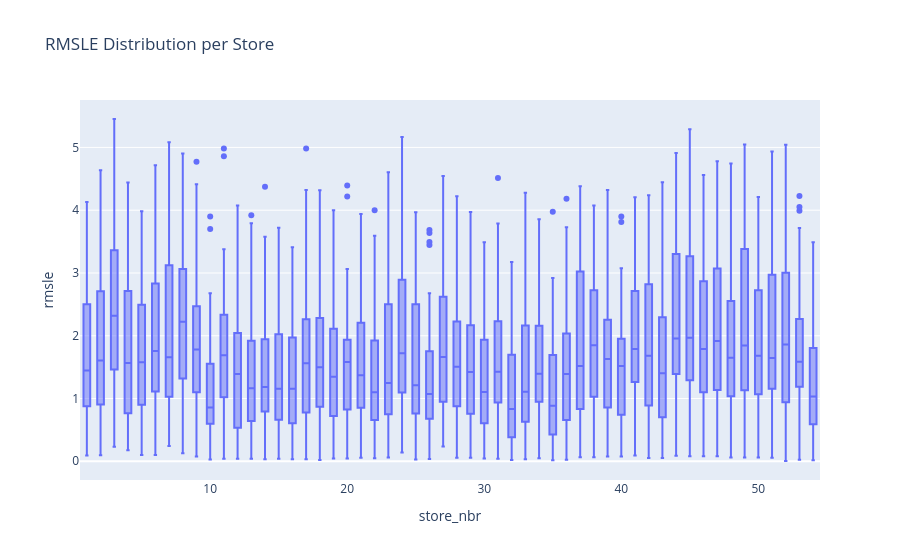
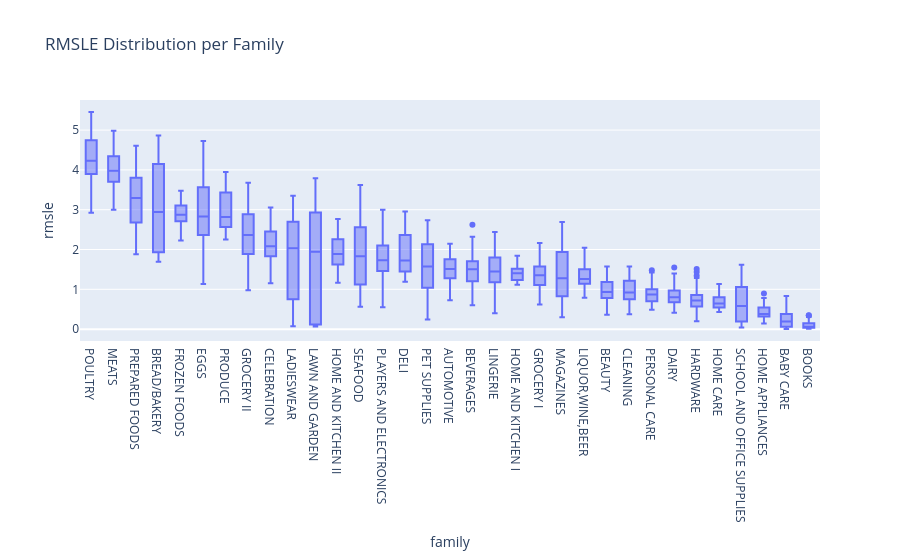

Notebook cell for these charts, in order:
### Code cell
# Boxplots: Error distribution across Groups
fig_store = px.box(agg_metrics, x="store_nbr", y="rmsle", title="RMSLE Distribution per Store")
fig_store.show()

fig_fam = px.box(agg_metrics, x="family", y="rmsle", title="RMSLE Distribution per Family")
fig_fam.update_layout(xaxis={'categoryorder':'median descending'})
fig_fam.show()

### Figure 1 — Plotly figure (JSON) as saved in the notebook; plotly's stock layout.template omitted (floating-point values rounded to 4 significant figures; data arrays with more than 128 entries replaced by an {"elided": "..."} marker saying what was removed)
{"data": [{"alignmentgroup": "True", "hovertemplate": "store_nbr=%{x}<br>rmsle=%{y}<extra></extra>", "legendgroup": "", "marker": {"color": "#636efa"}, "name": "", "notched": false, "offsetgroup": "", "orientation": "v", "showlegend": false, "type": "box", "x": {"elided": "1782 int values"}, "x0": " ", "xaxis": "x", "y": {"elided": "1782 float values"}, "y0": " ", "yaxis": "y"}], "layout": {"boxmode": "group", "legend": {"tracegroupgap": 0}, "title": {"text": "RMSLE Distribution per Store"}, "xaxis": {"anchor": "y", "domain": [0, 1], "title": {"text": "store_nbr"}}, "yaxis": {"anchor": "x", "domain": [0, 1], "title": {"text": "rmsle"}}}}

### Figure 2 — Plotly figure (JSON) as saved in the notebook; plotly's stock layout.template omitted (floating-point values rounded to 4 significant figures; data arrays with more than 128 entries replaced by an {"elided": "..."} marker saying what was removed)
{"data": [{"alignmentgroup": "True", "hovertemplate": "family=%{x}<br>rmsle=%{y}<extra></extra>", "legendgroup": "", "marker": {"color": "#636efa"}, "name": "", "notched": false, "offsetgroup": "", "orientation": "v", "showlegend": false, "type": "box", "x": {"elided": "1782 str values"}, "x0": " ", "xaxis": "x", "y": {"elided": "1782 float values"}, "y0": " ", "yaxis": "y"}], "layout": {"boxmode": "group", "legend": {"tracegroupgap": 0}, "title": {"text": "RMSLE Distribution per Family"}, "xaxis": {"anchor": "y", "categoryorder": "median descending", "domain": [0, 1], "title": {"text": "family"}}, "yaxis": {"anchor": "x", "domain": [0, 1], "title": {"text": "rmsle"}}}}
